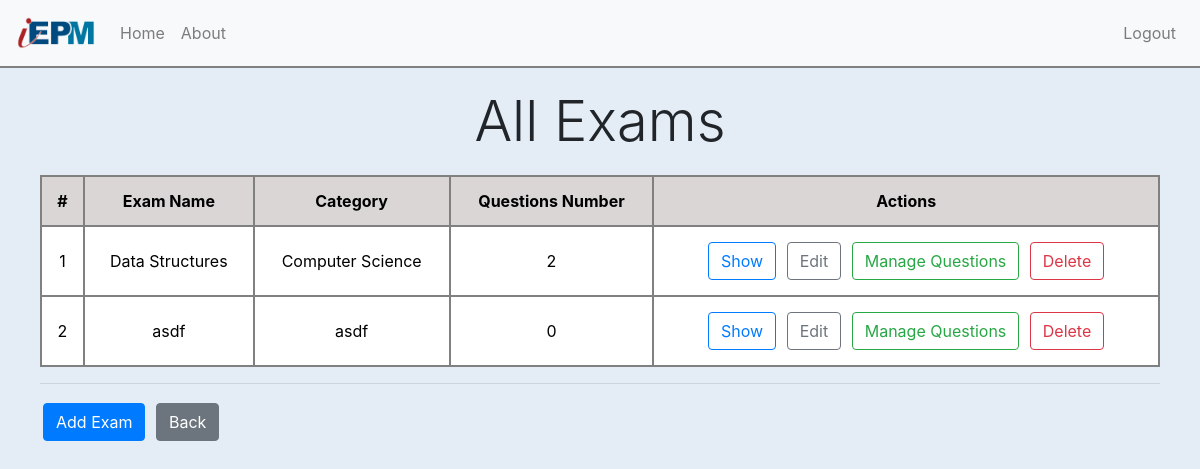
/all_exams/ (signed in), run on an earlier commit of the app's database.
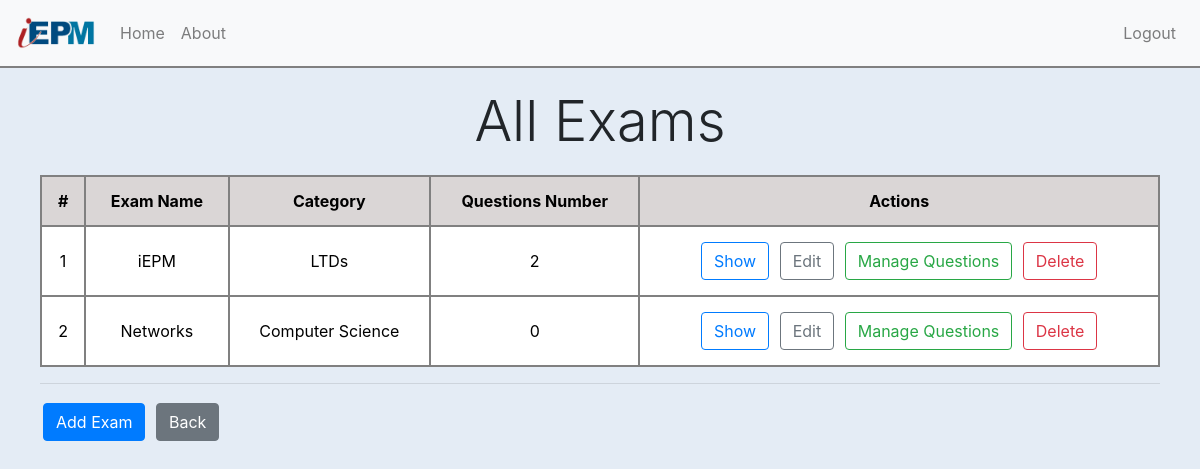
And on a later commit of the database.
### main_app/models.py (models this page shows, shortened)
class Exam(models.Model):
    examiner = models.ForeignKey(MyUser, on_delete=models.CASCADE, related_name='exams')
    exam_name = models.CharField(max_length=255)
    slug = models.SlugField(null=True, blank=True)
    category = models.CharField(max_length=255)
    exam_creation_date = models.DateTimeField(default=timezone.datetime.now())
    is_published = models.BooleanField(default=False)
    students = models.ManyToManyField(MyUser, related_name='+')
    num_of_questions = models.IntegerField(default=0)

### main_app/views.py (the view)
# urls.py: path('all_exams/', users_views.all_exams, name='all_exams'),
def all_exams(request):
    exams = Exam.objects.filter(examiner=request.user.myuser)
    for exam in exams:
        n = Question.objects.filter(exam=exam)
        exam.num_of_questions = len(n)
    data = {
        'exams': exams,
        'current_user': request.user.myuser,
        'exams_count': range(len(exams))
    }
    return render(request, 'main_app/all_exams.html', data)

### main_app/templates/main_app/all_exams.html (shortened to what this page needs)
{% extends 'base.html' %}
{% load crispy_forms_tags %}
{% load static %}
{% block custom_css %}
    <link rel="stylesheet" href="{% static 'main_app/css/all_exams.css' %}">
{% endblock %}
{% block logout_in_navbar %}
    <li class="nav-item mr-auto">
        <a class="nav-link" href="{% url 'users:examiner_logout' %}">Logout</a>
    </li>
{% endblock %}
{% block content %}
    <div class="container">
        <div class="row">
            <div class="col">
                <div class="display-4" style="margin:10px; text-align:center;">All Exams</div>
                <table class="table" style="text-align: center">
                    {% if exams %}
                    <thead>
                        <tr>
                            <th>#</th>
                            <th>Exam Name</th>
                            <th>Category</th>
                            <th>Questions Number</th>
                            <th>Actions</th>
                        </tr>
                    </thead>
                    <tbody id="table_body">
                        {% for exam in exams %}
                        <tr>
                            <td class="examsCounter">{{ forloop.counter }}</td>
                            <td>{{ exam.exam_name }}</td>
                            <td>{{ exam.category }}</td>
                            <td>{{ exam.num_of_questions }}</td>
                            <td>
                                <form style="display: inline" method="post" action="{% url 'main:show_exam' exam.id %}">{% csrf_token %}
                                    <input type="submit" class="btn btn-outline-primary" value="Show">
                                </form>
                                <form style="display: inline" method="post" action="{% url 'main:edit_exam' exam.id %}">{% csrf_token %}
                                    <input type="submit" class="btn btn-outline-secondary"  value="Edit">
                                </form>
                                <form style="display: inline" method="post" action="{% url 'main:manage_questions' exam.id %}">{% csrf_token %}
                                    <input type="submit" class="btn btn-outline-success"  value="Manage Questions">
                                </form>
                                <form style="display: inline" method="post" action="{% url 'main:delete_exam' exam.id %}">{% csrf_token %}
                                    <input type="submit" class="btn btn-outline-danger"  value="Delete">
                                </form>
                            </td>
                        </tr>
                        {% endfor %}
                    {% else %}
                            <h4 class="noExams">No exams found</h4>
                    {% endif %}
                    </tbody>
                </table>
                <hr>
                <a class="btn btn-primary" href="{% url 'main:add_exam' %}">Add Exam</a>
                <a href="{% url 'users:examiner_profile' current_user.slug %}"  class="btn btn-secondary myBtn">Back</a>
            </div>
        </div>
    </div>
{% endblock %}

### templates/base.html (shortened to what this page needs)
<!doctype html>
{% load static %}
<html lang="en">
  <head>
    <link rel="stylesheet" href="https://stackpath.bootstrapcdn.com/bootstrap/4.3.1/css/bootstrap.min.css">
    {% block custom_css %}
    {% endblock %}
  </head>
  <body style="background-color: #e4ecf5;">
        <nav class="navbar navbar-expand-lg navbar-light bg-light" style="border-bottom: 2px solid gray;">
          <a class="navbar-brand" href="{% url 'main:home' %}"><img src="{% static 'main_app/imgs/iEPM_logo.png' %}" height="40px"></a>
          <div class="collapse navbar-collapse" id="navbarSupportedContent">
            <ul class="navbar-nav mr-auto">
              <li class="nav-item">
                <a class="nav-link" href="#">Home</a>
              </li>
              <li class="nav-item">
                <a class="nav-link" href="#">About</a>
              </li>
            </ul>
            <ul class="navbar-nav ml-auto">
              {% block logout_in_navbar %}
              {% endblock %}
            </ul>
          </div>
        </nav>
    {% block content %}
    {% endblock %}
  </body>
</html>

### main_app/static/main_app/css/all_exams.css (style rules this page uses)
.container { padding: 10px; }
th, td { text-align: center; border: 2px solid gray; }
.table thead th { border: 2px solid gray; }
.table td, th { vertical-align: middle; }
table { margin: 20px 0; }
thead { background-color: rgb(218, 214, 214); color: black; }
tbody { background-color: white; color: black; }
a, a:hover { color: white; text-decoration: none; }
.btn { margin: 3px; }

What changed in the data, as far as the page shows it:
removed Exam: exam_name "Data Structures", category "Computer Science", num_of_questions "2"
removed Exam: exam_name "asdf", category "asdf", num_of_questions "0"
added Exam: exam_name "iEPM", category "LTDs", num_of_questions "2"
added Exam: exam_name "Networks", category "Computer Science", num_of_questions "0"
